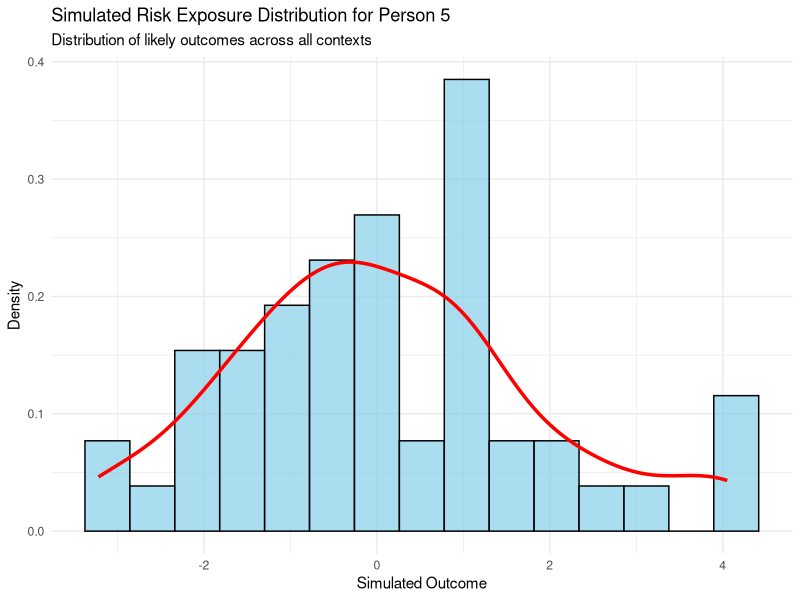

Recreate this plot in R.
library(dplyr)
library(lme4)
library(ggplot2)

generate_crossed_data <- function(
    num_people = 150,
    num_contexts = 50,
    obs_per_person = 10,
    beta = 0.5,
    G_person = 0.5,
    G_context = 0.7,
    sigma_e = 1.5) {
  person_effects <- data.frame(
    person_id = 1:num_people,
    b_i = rnorm(num_people, mean = 0, sd = sqrt(G_person))
  )

  context_effects <- data.frame(
    context_id = 1:num_contexts,
    u_j = rnorm(num_contexts, mean = 0, sd = sqrt(G_context))
  )

  records_list <- list()
  for (i in 1:num_people) {
    person_id_val <- person_effects$person_id[i]
    b_i_val <- person_effects$b_i[i]

    contexts_visited <- sample(context_effects$context_id, size = obs_per_person)

    visited_context_effects <- context_effects %>% filter(context_id %in% contexts_visited)

    x_ij <- rnorm(obs_per_person, 0, 1)
    random_shock_ij <- rnorm(obs_per_person, 0, sd = sigma_e)

    y_ij <- beta * x_ij + b_i_val + visited_context_effects$u_j + random_shock_ij

    records_list[[i]] <- data.frame(
      person_id = person_id_val,
      context_id = visited_context_effects$context_id,
      y = y_ij,
      x = x_ij
    )
  }

  final_df <- dplyr::bind_rows(records_list)

  return(list(
    data = final_df,
    person_effects = person_effects,
    context_effects = context_effects
  ))
}

set.seed(42)
crossed_data_list <- generate_crossed_data()
crossed_data <- crossed_data_list$data

crossed_model <- lmer(y ~ x + (1 | person_id) + (1 | context_id), data = crossed_data, REML = FALSE)

fixed_intercept <- fixef(crossed_model)["(Intercept)"]
fixed_beta_x <- fixef(crossed_model)["x"]

# Random effects data frames
person_effects_est <- ranef(crossed_model)$person_id
context_effects_est <- ranef(crossed_model)$context_id

sigma_e_est <- sigma(crossed_model)


person_to_simulate <- 5
print(paste("Running simulation for Person", person_to_simulate))


b_i_est <- person_effects_est[person_to_simulate, "(Intercept)"]
x_val <- 0


all_context_ids <- row.names(context_effects_est)


simulated_outcomes <- c()
for (context_j_id in all_context_ids) {
  u_j_est <- context_effects_est[context_j_id, "(Intercept)"]


  predicted_y <- fixed_intercept + (fixed_beta_x * x_val) + b_i_est + u_j_est


  random_shock <- rnorm(1, mean = 0, sd = sigma_e_est)


  final_simulated_y <- predicted_y + random_shock


  simulated_outcomes <- c(simulated_outcomes, final_simulated_y)
}



sim_results_df <- data.frame(outcomes = simulated_outcomes)

# --- Plot 1: The Risk Distribution Histogram ---
risk_distribution_plot <- ggplot(sim_results_df, aes(x = outcomes)) +
  geom_histogram(aes(y = ..density..), bins = 15, fill = "skyblue", color = "black", alpha = 0.7) +
  geom_density(color = "red", linewidth = 1.2) +
  labs(
    title = paste("Simulated Risk Exposure Distribution for Person", person_to_simulate),
    subtitle = "Distribution of likely outcomes across all contexts",
    x = "Simulated Outcome",
    y = "Density"
  ) +
  theme_minimal()

print(risk_distribution_plot)

# --- Analysis 2: Calculate Probabilistic Risk ---
high_risk_threshold <- 2.0


prob_exceeding_threshold <- sum(sim_results_df$outcomes > high_risk_threshold) / nrow(sim_results_df)

print(paste0("Estimated probability of outcome > ", high_risk_threshold, ": ", round(prob_exceeding_threshold * 100, 2), "%"))


percentile_95 <- quantile(sim_results_df$outcomes, 0.95)
print(paste("95th percentile outcome (reasonable worst-case):", round(percentile_95, 2)))
